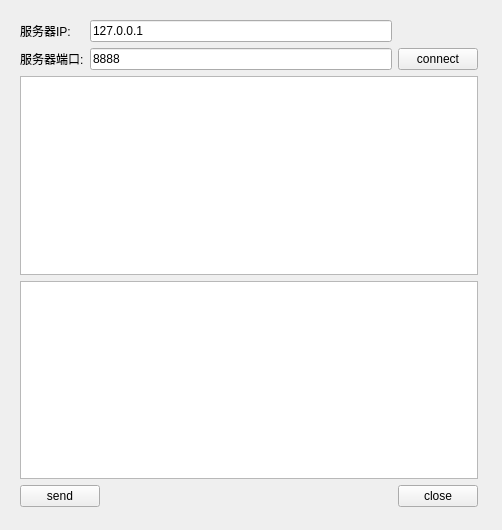
<?xml version="1.0" encoding="UTF-8"?>
<ui version="4.0">
 <class>ClientWidget</class>
 <widget class="QWidget" name="ClientWidget">
  <property name="geometry">
   <rect>
    <x>0</x>
    <y>0</y>
    <width>502</width>
    <height>530</height>
   </rect>
  </property>
  <property name="windowTitle">
   <string>Form</string>
  </property>
  <widget class="QWidget" name="">
   <property name="geometry">
    <rect>
     <x>20</x>
     <y>20</y>
     <width>458</width>
     <height>487</height>
    </rect>
   </property>
   <layout class="QGridLayout" name="gridLayout">
    <item row="0" column="0">
     <widget class="QLabel" name="label">
      <property name="text">
       <string>服务器IP:</string>
      </property>
     </widget>
    </item>
    <item row="0" column="1" colspan="2">
     <widget class="QLineEdit" name="lineEditIP">
      <property name="text">
       <string>127.0.0.1</string>
      </property>
     </widget>
    </item>
    <item row="1" column="0">
     <widget class="QLabel" name="label_2">
      <property name="text">
       <string>服务器端口:</string>
      </property>
     </widget>
    </item>
    <item row="1" column="1" colspan="2">
     <widget class="QLineEdit" name="lineEditPort">
      <property name="text">
       <string>8888</string>
      </property>
     </widget>
    </item>
    <item row="1" column="3">
     <widget class="QPushButton" name="pushButtonConnect">
      <property name="text">
       <string>connect</string>
      </property>
     </widget>
    </item>
    <item row="2" column="0" colspan="4">
     <widget class="QTextEdit" name="textEditRead">
      <property name="readOnly">
       <bool>true</bool>
      </property>
     </widget>
    </item>
    <item row="3" column="0" colspan="4">
     <widget class="QTextEdit" name="textEditWrite"/>
    </item>
    <item row="4" column="0" colspan="2">
     <widget class="QPushButton" name="pushButtonSend">
      <property name="text">
       <string>send</string>
      </property>
     </widget>
    </item>
    <item row="4" column="2">
     <spacer name="horizontalSpacer">
      <property name="orientation">
       <enum>Qt::Horizontal</enum>
      </property>
      <property name="sizeHint" stdset="0">
       <size>
        <width>258</width>
        <height>20</height>
       </size>
      </property>
     </spacer>
    </item>
    <item row="4" column="3">
     <widget class="QPushButton" name="pushButtonClose">
      <property name="text">
       <string>close</string>
      </property>
     </widget>
    </item>
   </layout>
  </widget>
 </widget>
 <resources/>
 <connections/>
</ui>
